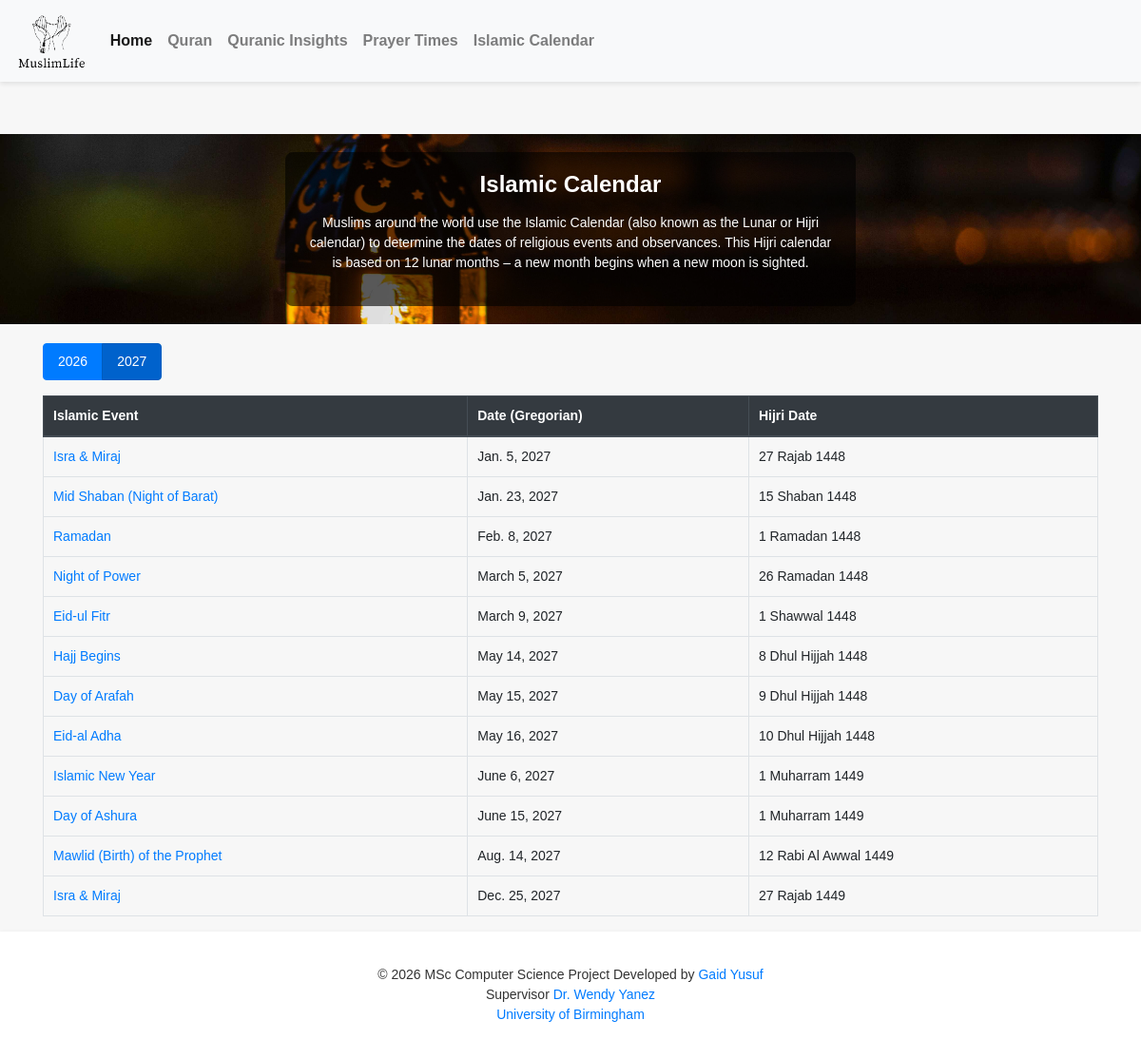
Screenshot of /islamic_calendar/2027/ with the database file from the repository.
### islamic_calendar/models.py (models this page shows, shortened)
class IslamicEvent(models.Model):
    name = models.CharField(max_length=100)
    date = models.DateField()
    hijri_date = models.CharField(max_length=100)

### islamic_calendar/views.py (the view)
# urls.py: path('islamic_calendar/', include('islamic_calendar.urls')),
def islamic_calendar(request, year=None):
    if year is None:
        year = timezone.now().year
    distinct_years = IslamicEvent.objects.filter(
        date__year__gte=timezone.now().year).values('date__year').distinct()
    upcoming_events = IslamicEvent.objects.filter(
        date__year=year).order_by('date')
    return render(request, 'islamic_calendar/islamic_calendar.html', {
        'upcoming_events': upcoming_events,
        'selected_year': year,
        'distinct_years': distinct_years
    })

### islamic_calendar/templates/islamic_calendar/islamic_calendar.html (shortened to what this page needs)
{% extends 'base.html' %}
{% load static %}
{% block content %}
<!DOCTYPE html>
<html>
<head>
    <link
        rel="stylesheet"
        href="https://maxcdn.bootstrapcdn.com/bootstrap/4.5.2/css/bootstrap.min.css"
    />
</head>
<body>
</div>
<div class="hero-image">
    <div class="overlay">
        <h1>Islamic Calendar</h1>
        <p>
            Muslims around the world use the Islamic Calendar (also known as the
            Lunar or Hijri calendar) to determine the dates of religious events
            and observances. This Hijri calendar is based on 12 lunar months – a
            new month begins when a new moon is sighted.
        </p>
    </div>
</div>
<div class="container">
    <div class="btn-group" role="group" aria-label="Year Navigation">
        {% for year in distinct_years|dictsort:'date__year' %}
        <a
            href="{% url 'islamic_calendar:islamic_calendar_year' year=year.date__year %}"
            class="btn btn-primary{% if year.date__year == selected_year %} active{% endif %}"
        >
            {{ year.date__year }}
        </a>
        {% endfor %}
    </div>
    <table class="table table-bordered table-hover mt-3">
        <thead class="thead-dark">
        <tr>
            <th scope="col">Islamic Event</th>
            <th scope="col">Date (Gregorian)</th>
            <th scope="col">Hijri Date</th>
        </tr>
        </thead>
        <tbody>
        {% for event in upcoming_events %}
        <tr>
            <td>
                <a
                    href="{% url 'islamic_calendar:event_detail' event_id=event.id %}"
                >{{ event.name }}</a
                >
            </td>
            <td>{{ event.date }}</td>
            <td>{{ event.hijri_date }}</td>
        </tr>
        {% endfor %}
        </tbody>
    </table>
</div>
</body>
</html>
{% endblock %}

### rows the page displays
IslamicEvent: name "Isra & Miraj", date "Jan. 5, 2027", hijri_date "27 Rajab 1448"
IslamicEvent: name "Mid Shaban (Night of Barat)", date "Jan. 23, 2027", hijri_date "15 Shaban 1448"
IslamicEvent: name "Ramadan", date "Feb. 8, 2027", hijri_date "1 Ramadan 1448"
IslamicEvent: name "Night of Power", date "March 5, 2027", hijri_date "26 Ramadan 1448"
IslamicEvent: name "Eid-ul Fitr", date "March 9, 2027", hijri_date "1 Shawwal 1448"
IslamicEvent: name "Hajj Begins", date "May 14, 2027", hijri_date "8 Dhul Hijjah 1448"
IslamicEvent: name "Day of Arafah", date "May 15, 2027", hijri_date "9 Dhul Hijjah 1448"
IslamicEvent: name "Eid-al Adha", date "May 16, 2027", hijri_date "10 Dhul Hijjah 1448"
IslamicEvent: name "Islamic New Year", date "June 6, 2027", hijri_date "1 Muharram 1449"
IslamicEvent: name "Day of Ashura", date "June 15, 2027", hijri_date "1 Muharram 1449"
IslamicEvent: name "Mawlid (Birth) of the Prophet", date "Aug. 14, 2027", hijri_date "12 Rabi Al Awwal 1449"
IslamicEvent: name "Isra & Miraj", date "Dec. 25, 2027", hijri_date "27 Rajab 1449"

### other values shown
{{ year.date__year }} "2026" "2027"
